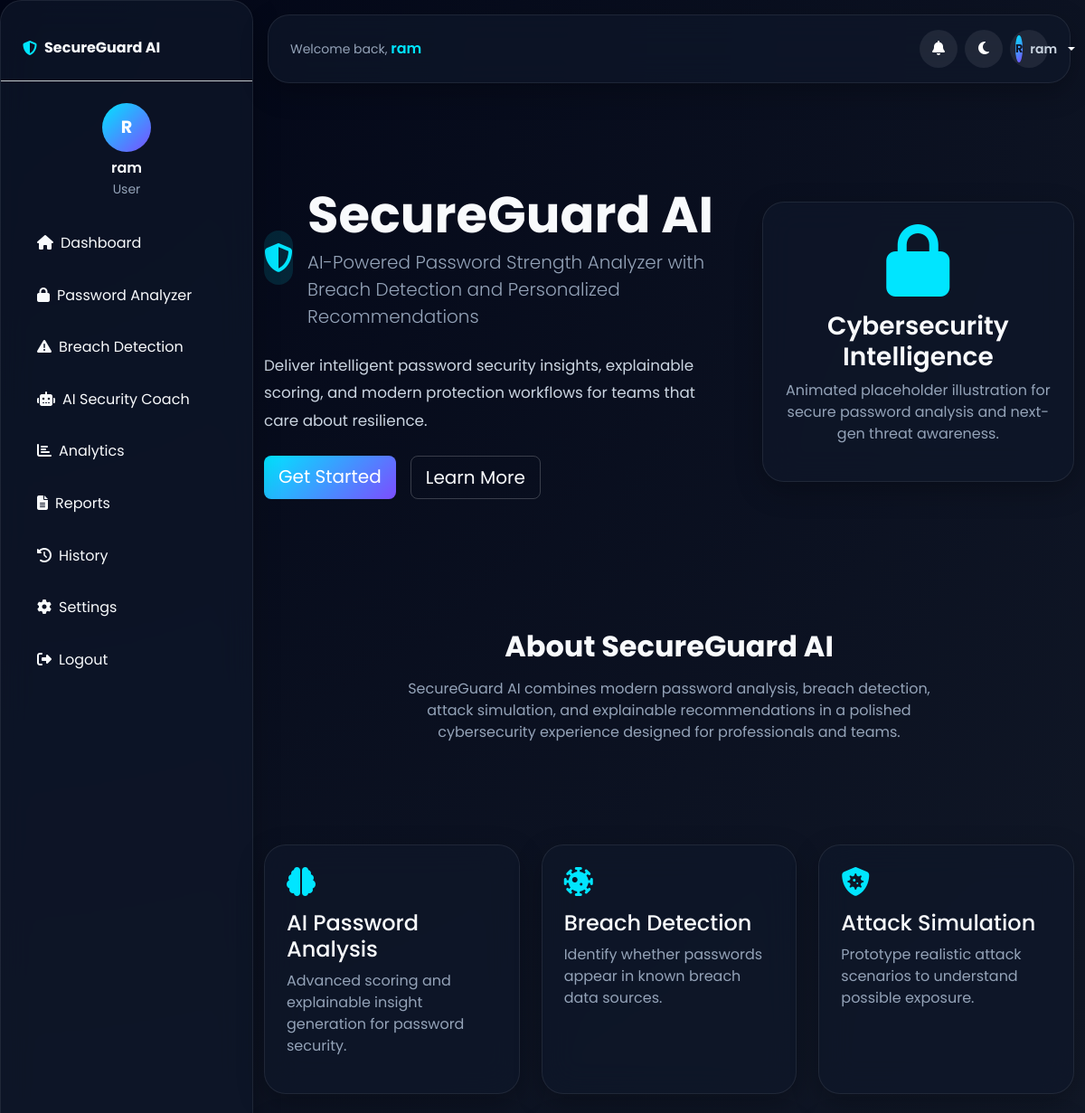
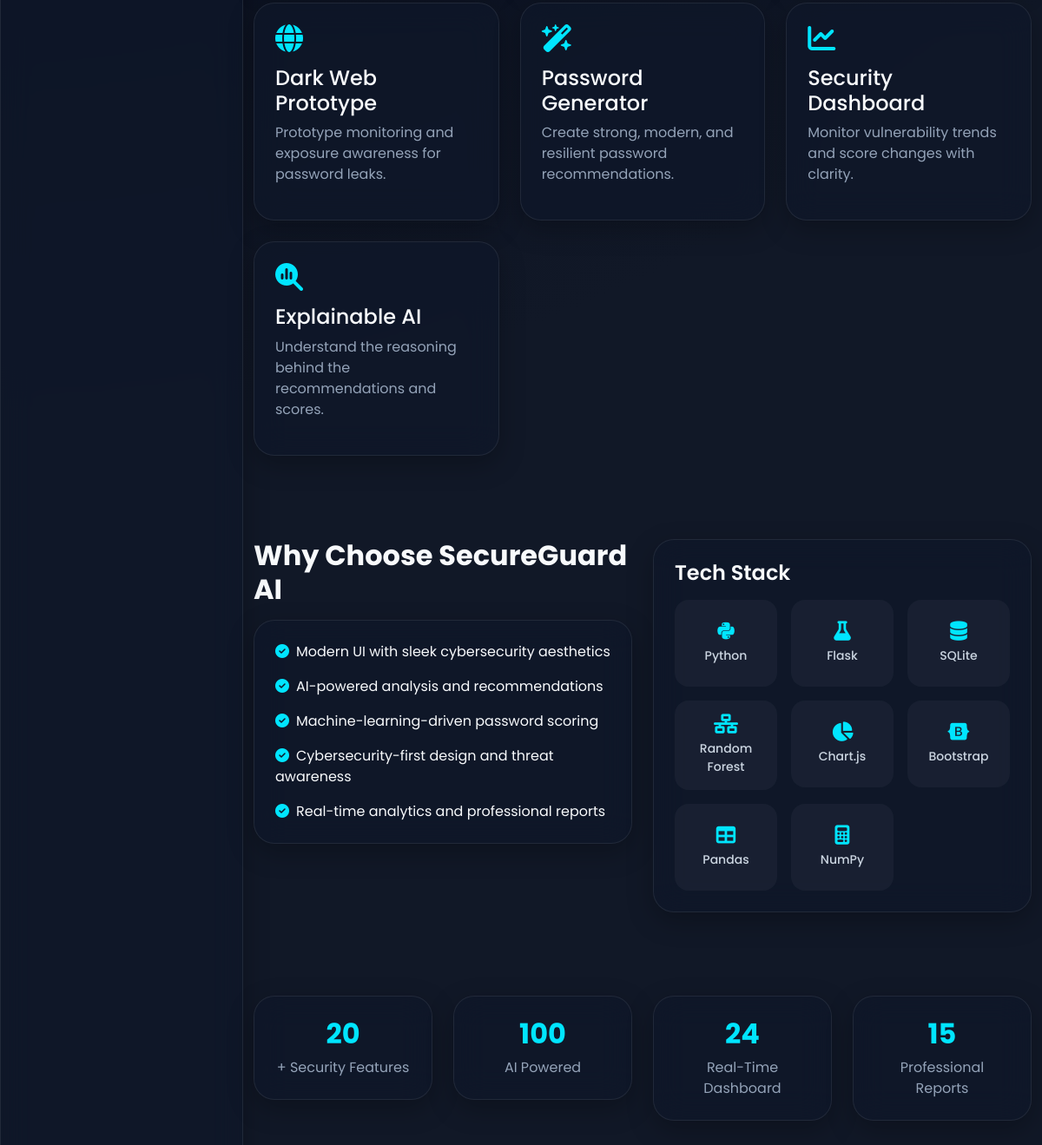
Screenshot of / (signed in) with the database file from the repository (2 pictures, top to bottom).
### models.py (models this page shows, shortened)
class User(db.Model, UserMixin):
    __tablename__ = "users"
    id = db.Column(db.Integer, primary_key=True)
    full_name = db.Column(db.String(80), nullable=False)
    email = db.Column(db.String(120), unique=True, nullable=False)
    password_hash = db.Column(db.String(255), nullable=False)
    avatar = db.Column(db.String(255), default="")
    role = db.Column(db.String(40), default="user")
    created_at = db.Column(db.DateTime, default=datetime.utcnow, nullable=False)
    last_login = db.Column(db.DateTime, default=None)
    is_active = db.Column(db.Boolean, default=True, nullable=False)
    analyses = db.relationship(
        "PasswordAnalysis", backref="user", lazy="dynamic", cascade="all, delete-orphan"
    )

### app.py (the view)
    @app.route("/")
    def index():
        return render_template("index.html")

### templates/index.html (shortened to what this page needs)
{% extends "base.html" %}
{% block content %}
<section class="hero-section py-5">
  <div class="container py-5">
    <div class="row align-items-center g-5">
      <div class="col-lg-7" data-aos="fade-right">
        <div class="d-flex align-items-center mb-4">
          <div class="hero-logo me-3">
            <i class="fa-solid fa-shield-halved fa-2x text-accent"></i>
          </div>
          <div>
            <h1 class="display-4 fw-bold mb-1">SecureGuard AI</h1>
            <p class="lead text-muted mb-0">AI-Powered Password Strength Analyzer with Breach Detection and Personalized Recommendations</p>
          </div>
        </div>
        <p class="hero-copy mb-4">Deliver intelligent password security insights, explainable scoring, and modern protection workflows for teams that care about resilience.</p>
        <div class="d-flex flex-wrap gap-3">
          <a href="#features" class="btn btn-accent btn-lg">Get Started</a>
          <a href="#about" class="btn btn-outline-light btn-lg">Learn More</a>
        </div>
      </div>
      <div class="col-lg-5" data-aos="fade-left">
        <div class="glass-card hero-illustration p-4 text-center">
          <i class="fa-solid fa-lock fa-5x text-accent mb-3"></i>
          <h3 class="fw-semibold">Cybersecurity Intelligence</h3>
          <p class="text-muted">Animated placeholder illustration for secure password analysis and next-gen threat awareness.</p>
        </div>
      </div>
    </div>
  </div>
</section>
<section id="about" class="py-5">
  <div class="container">
    <div class="row">
      <div class="col-lg-8 mx-auto text-center" data-aos="fade-up">
        <h2 class="section-title">About SecureGuard AI</h2>
        <p class="text-muted">SecureGuard AI combines modern password analysis, breach detection, attack simulation, and explainable recommendations in a polished cybersecurity experience designed for professionals and teams.</p>
      </div>
    </div>
  </div>
</section>
<section id="features" class="py-5">
  <div class="container">
    <div class="row g-4">
      <div class="col-md-4" data-aos="fade-up">
        <div class="glass-card p-4 h-100">
          <i class="fa-solid fa-brain text-accent mb-3 fa-2x"></i>
          <h4>AI Password Analysis</h4>
          <p class="text-muted">Advanced scoring and explainable insight generation for password security.</p>
        </div>
      </div>
      <div class="col-md-4" data-aos="fade-up" data-aos-delay="100">
        <div class="glass-card p-4 h-100">
          <i class="fa-solid fa-virus-covid text-accent mb-3 fa-2x"></i>
          <h4>Breach Detection</h4>
          <p class="text-muted">Identify whether passwords appear in known breach data sources.</p>
        </div>
      </div>
      <div class="col-md-4" data-aos="fade-up" data-aos-delay="200">
        <div class="glass-card p-4 h-100">
          <i class="fa-solid fa-shield-virus text-accent mb-3 fa-2x"></i>
          <h4>Attack Simulation</h4>
          <p class="text-muted">Prototype realistic attack scenarios to understand possible exposure.</p>
        </div>
      </div>
      <div class="col-md-4" data-aos="fade-up">
        <div class="glass-card p-4 h-100">
          <i class="fa-solid fa-globe text-accent mb-3 fa-2x"></i>
          <h4>Dark Web Prototype</h4>
          <p class="text-muted">Prototype monitoring and exposure awareness for password leaks.</p>
        </div>
      </div>
      <div class="col-md-4" data-aos="fade-up" data-aos-delay="100">
        <div class="glass-card p-4 h-100">
          <i class="fa-solid fa-wand-magic-sparkles text-accent mb-3 fa-2x"></i>
          <h4>Password Generator</h4>
          <p class="text-muted">Create strong, modern, and resilient password recommendations.</p>
        </div>
      </div>
      <div class="col-md-4" data-aos="fade-up" data-aos-delay="200">
        <div class="glass-card p-4 h-100">
          <i class="fa-solid fa-chart-line text-accent mb-3 fa-2x"></i>
          <h4>Security Dashboard</h4>
          <p class="text-muted">Monitor vulnerability trends and score changes with clarity.</p>
        </div>
      </div>
      <div class="col-md-4" data-aos="fade-up">
        <div class="glass-card p-4 h-100">
          <i class="fa-solid fa-magnifying-glass-chart text-accent mb-3 fa-2x"></i>
          <h4>Explainable AI</h4>
          <p class="text-muted">Understand the reasoning behind the recommendations and scores.</p>
        </div>
      </div>
    </div>
  </div>
</section>
<section class="py-5">
  <div class="container">
    <div class="row g-4">
      <div class="col-lg-6" data-aos="fade-right">
        <h2 class="section-title">Why Choose SecureGuard AI</h2>
        <div class="glass-card p-4">
          <ul class="list-unstyled mb-0">
            <li class="mb-3"><i class="fa-solid fa-check-circle text-accent me-2"></i>Modern UI with sleek cybersecurity aesthetics</li>
            <li class="mb-3"><i class="fa-solid fa-check-circle text-accent me-2"></i>AI-powered analysis and recommendations</li>
            <li class="mb-3"><i class="fa-solid fa-check-circle text-accent me-2"></i>Machine-learning-driven password scoring</li>
            <li class="mb-3"><i class="fa-solid fa-check-circle text-accent me-2"></i>Cybersecurity-first design and threat awareness</li>
            <li><i class="fa-solid fa-check-circle text-accent me-2"></i>Real-time analytics and professional reports</li>
          </ul>
        </div>
      </div>
      <div class="col-lg-6" data-aos="fade-left">
        <div class="glass-card p-4">
          <h4 class="fw-semibold mb-3">Tech Stack</h4>
          <div id="tech-stack" class="row g-3 text-center">
            <div class="col-6 col-md-4"><div class="tech-pill"><i class="fab fa-python"></i><span>Python</span></div></div>
            <div class="col-6 col-md-4"><div class="tech-pill"><i class="fa-solid fa-flask"></i><span>Flask</span></div></div>
            <div class="col-6 col-md-4"><div class="tech-pill"><i class="fa-solid fa-database"></i><span>SQLite</span></div></div>
            <div class="col-6 col-md-4"><div class="tech-pill"><i class="fa-solid fa-network-wired"></i><span>Random Forest</span></div></div>
            <div class="col-6 col-md-4"><div class="tech-pill"><i class="fa-solid fa-chart-pie"></i><span>Chart.js</span></div></div>
            <div class="col-6 col-md-4"><div class="tech-pill"><i class="fa-brands fa-bootstrap"></i><span>Bootstrap</span></div></div>
            <div class="col-6 col-md-4"><div class="tech-pill"><i class="fa-solid fa-table"></i><span>Pandas</span></div></div>
            <div class="col-6 col-md-4"><div class="tech-pill"><i class="fa-solid fa-calculator"></i><span>NumPy</span></div></div>
          </div>
        </div>
      </div>
    </div>
  </div>
</section>
<section class="py-5">
  <div class="container">
    <div class="row g-4 text-center" data-aos="fade-up">
      <div class="col-md-3 col-6">
        <div class="glass-card p-4 stat-card">
          <h3 class="counter" data-count="20">0</h3>
          <p class="text-muted mb-0">+ Security Features</p>
        </div>
      </div>
      <div class="col-md-3 col-6">
        <div class="glass-card p-4 stat-card">
          <h3 class="counter" data-count="100">0</h3>
          <p class="text-muted mb-0">AI Powered</p>
        </div>
      </div>
      <div class="col-md-3 col-6">
        <div class="glass-card p-4 stat-card">
          <h3 class="counter" data-count="24">0</h3>
          <p class="text-muted mb-0">Real-Time Dashboard</p>
        </div>
      </div>
      <div class="col-md-3 col-6">
        <div class="glass-card p-4 stat-card">
          <h3 class="counter" data-count="15">0</h3>
          <p class="text-muted mb-0">Professional Reports</p>
        </div>
      </div>
    </div>
  </div>
</section>
{% endblock %}

### templates/base.html (shortened to what this page needs)
<!DOCTYPE html>
<html lang="en">
<head>
  <link href="https://cdn.jsdelivr.net/npm/bootstrap@5.3.3/dist/css/bootstrap.min.css" rel="stylesheet" />
  <link href="https://cdnjs.cloudflare.com/ajax/libs/font-awesome/6.5.2/css/all.min.css" rel="stylesheet" />
  <link href="https://cdn.jsdelivr.net/npm/bootstrap-icons@1.11.2/font/bootstrap-icons.css" rel="stylesheet" />
  <link href="https://cdnjs.cloudflare.com/ajax/libs/animate.css/4.1.1/animate.min.css" rel="stylesheet" />
  <link href="https://unpkg.com/aos@2.3.1/dist/aos.css" rel="stylesheet" />
  <link rel="stylesheet" href="{{ url_for('static', filename='css/style.css') }}" />
</head>
<body class="dark-theme">
  {% set authenticated = current_user.is_authenticated %}
  {% if authenticated %}
  <div class="app-shell">
    <aside class="sidebar glass-card" id="sidebarPanel">
      <div class="p-4 border-bottom border-secondary-subtle">
        <a class="navbar-brand fw-bold d-flex align-items-center" href="{{ url_for('auth.dashboard') }}">
          <i class="fa-solid fa-shield-halved me-2 text-accent"></i>
          <span>SecureGuard AI</span>
        </a>
      </div>
      <div class="p-4">
        <div class="profile-card mb-4">
          <div class="avatar-circle mb-2">
            {{ current_user.full_name[0].upper() if current_user.full_name else 'U' }}
          </div>
          <h6 class="mb-1">{{ current_user.full_name }}</h6>
          <p class="text-muted small mb-0">{{ current_user.role.title() }}</p>
        </div>
        <ul class="nav flex-column gap-2">
          <li><a class="sidebar-link{% if request.endpoint == 'auth.dashboard' %} active{% endif %}" href="{{ url_for('auth.dashboard') }}"><i class="fas fa-home me-2"></i>Dashboard</a></li>
          <li><a class="sidebar-link{% if request.endpoint == 'auth.analyzer' %} active{% endif %}" href="{{ url_for('auth.analyzer') }}"><i class="fas fa-lock me-2"></i>Password Analyzer</a></li>
          <li><a class="sidebar-link{% if request.endpoint == 'auth.breach_detection' %} active{% endif %}" href="{{ url_for('auth.breach_detection') }}"><i class="fas fa-exclamation-triangle me-2"></i>Breach Detection</a></li>
          <li><a class="sidebar-link{% if request.endpoint == 'auth.ai_security_coach' %} active{% endif %}" href="{{ url_for('auth.ai_security_coach') }}"><i class="fas fa-robot me-2"></i>AI Security Coach</a></li>
          <li><a class="sidebar-link{% if request.endpoint == 'auth.analytics' %} active{% endif %}" href="{{ url_for('auth.analytics') }}"><i class="fas fa-chart-bar me-2"></i>Analytics</a></li>
          <li><a class="sidebar-link{% if request.endpoint == 'auth.reports' %} active{% endif %}" href="{{ url_for('auth.reports') }}"><i class="fas fa-file-alt me-2"></i>Reports</a></li>
          <li><a class="sidebar-link{% if request.endpoint == 'auth.history' %} active{% endif %}" href="{{ url_for('auth.history') }}"><i class="fas fa-history me-2"></i>History</a></li>
          <li><a class="sidebar-link{% if request.endpoint == 'auth.settings' %} active{% endif %}" href="{{ url_for('auth.settings') }}"><i class="fas fa-cog me-2"></i>Settings</a></li>
          <li><a class="sidebar-link" href="{{ url_for('auth.logout') }}"><i class="fas fa-sign-out-alt me-2"></i>Logout</a></li>
        </ul>
      </div>
    </aside>
    <div class="main-panel">
      <nav class="topbar glass-card">
        <div class="d-flex justify-content-between align-items-center w-100">
          <div class="d-flex align-items-center gap-3">
            <div class="d-none d-md-block">
              <span class="text-muted small">Welcome back, </span>
              <span class="fw-semibold text-accent">{{ current_user.full_name }}</span>
            </div>
          </div>
          <div class="d-flex align-items-center gap-2">
            <div class="dropdown">
              <button class="icon-btn position-relative"
                      type="button"
                      id="notifDropdown"
                      data-bs-toggle="dropdown"
                      aria-expanded="false"
                      aria-label="Notifications">
                <i class="fa-solid fa-bell"></i>
                {% set _cnt = notif_count | default(0) %}
              </button>
                {% set notifs = notifications | default([]) %}
            </div>
            <button class="icon-btn" type="button" data-theme-toggle aria-label="Toggle theme">
              <i class="fa-solid fa-moon"></i>
            </button>
            <div class="dropdown">
              <button class="icon-btn dropdown-toggle d-flex align-items-center gap-2"
                      type="button"
                      data-bs-toggle="dropdown"
                      aria-expanded="false">
                <span class="topbar-avatar">
                  {{ current_user.full_name[0].upper() if current_user.full_name else 'U' }}
                </span>
                <span class="d-none d-md-inline small fw-semibold">
                  {{ current_user.full_name.split()[0] }}
                </span>
              </button>
            </div>
          </div>
        </div>
      </nav>
      <main class="content-area">
  {% endif %}
    {% block content %}{% endblock %}
  </main>
  {% if authenticated %}
    </div>
  </div>
  {% endif %}
</body>
</html>

### rows the page displays
User: full_name "R", full_name "ram", role "User"
